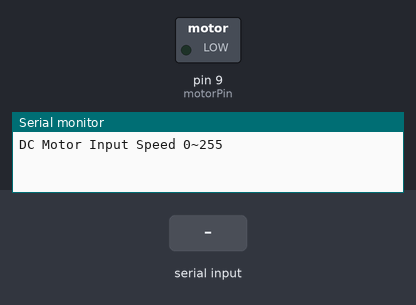
This sketch was run on a simulated Arduino Uno, built with avr-gcc and run on an emulated ATmega328P. Parts: switched loads named in the sketch (green lamp = pin HIGH), the last lines printed to the serial monitor. Inputs (shaded band) come from the test bench.

Above: at 1.2 s.
1.3 s: "90,45\n" received over Serial
At 2.1 s:
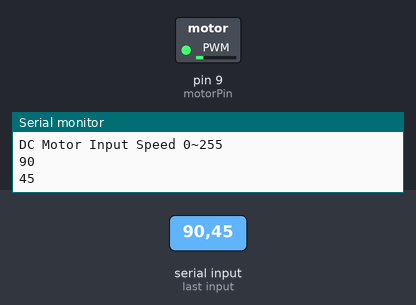
3.8 s: "30,150\n" received over Serial
At 4.1 s:
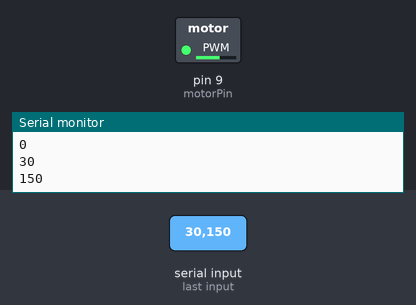
6.3 s: "200\n" received over Serial
At 7.1 s:
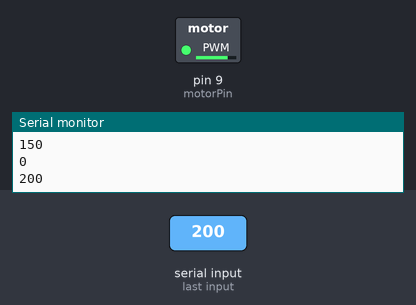
Timing chart, 0 to 9.3 s (numbered marks = the images above; inputs shaded):
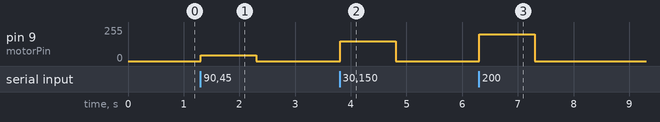

The sketch:

basic_test.ino
```cpp
/* DC6~12V R030 Biaxial Double Axis DC Motor (R030) [D067] : http://rdiot.tistory.com/278 [RDIoT Demo] */

int motorPin = 9; //D9

void setup() {
  pinMode(motorPin, OUTPUT);  //PWM
  Serial.begin(9600);
  Serial.println("DC Motor Input Speed 0~255");
}

void loop() {
  if(Serial.available())
  {
    int speed = Serial.parseInt();
    Serial.println(speed);
    analogWrite(motorPin,speed);
  }
}
```

Measured:
- after the input at 1.3 s, pin 9 (motorPin): 0/255 → 45/255 at once, → 0/255 1.0 s later
- after the input at 3.8 s, pin 9 (motorPin): 0/255 → 150/255 at once, → 0/255 1.0 s later
- after the input at 6.3 s, pin 9 (motorPin): 0/255 → 200/255 at once, → 0/255 1.0 s later
